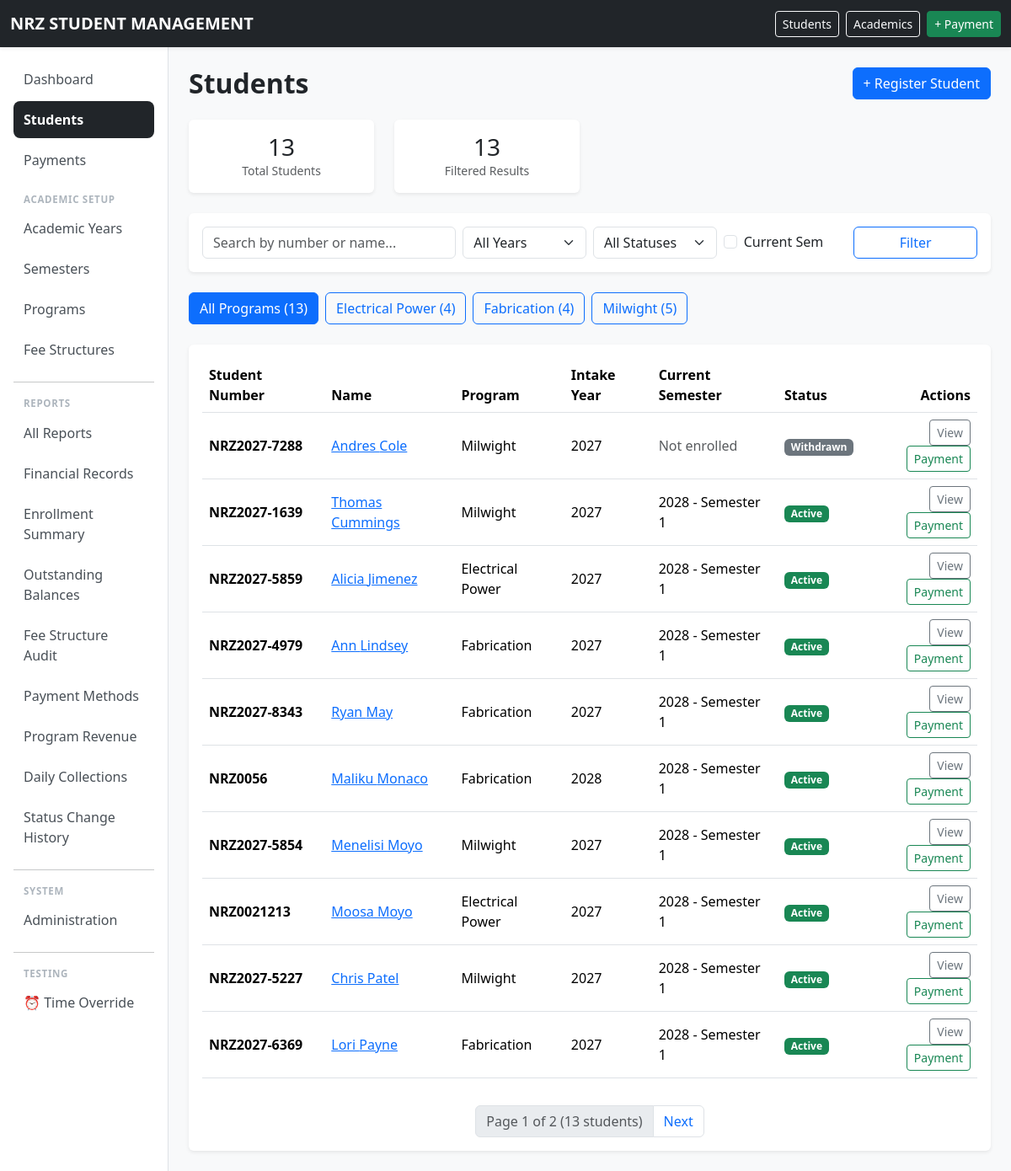
The app's page /students/ (signed in) with its own data.
### school/models.py (models this page shows, shortened)
class Program(models.Model):
    CATEGORY_CHOICES = [
        ("NC", "National Certificate"),
        ("NQ", "National Qualification"),
        ("OTHER", "Other"),
    ]
    code = models.CharField(
        max_length=30,
        unique=True,
    )
    name = models.CharField(
        max_length=150,
        unique=True,
    )
    description = models.TextField(
        blank=True,
    )
    duration_years = models.PositiveSmallIntegerField()
    category = models.CharField(
        max_length=10,
        choices=CATEGORY_CHOICES,
        default="OTHER",
    )
    active = models.BooleanField(
        default=True,
    )
    class Meta:
        ordering = ["name"]

class Student(models.Model):
    ACTIVE = "ACTIVE"
    DEFERRED = "DEFERRED"
    WITHDRAWN = "WITHDRAWN"
    COMPLETED = "COMPLETED"
    STATUS_CHOICES = [
        (ACTIVE, "Active"),
        (DEFERRED, "Deferred"),
        (WITHDRAWN, "Withdrawn"),
        (COMPLETED, "Completed"),
    ]
    student_number = models.CharField(
        max_length=30,
        unique=True,
    )
    first_name = models.CharField(
        max_length=100,
    )
    national_id = models.CharField(
        max_length=100,
    )
    last_name = models.CharField(
        max_length=100,
    )
    date_of_birth = models.DateField(
        null=True,
        blank=True,
    )
    gender = models.CharField(
        max_length=20,
        blank=True,
    )
    guardian_name = models.CharField(
        max_length=150,
        blank=True,
    )
    guardian_phone = models.CharField(
        max_length=30,
        blank=True,
    )
    student_phone = models.CharField(
        max_length=30,
        blank=True ,
    )
    address = models.TextField(
        blank=True,
    )
    program = models.ForeignKey(
        Program,
        on_delete=models.PROTECT,
        related_name="students",
    )
    intake_year = models.ForeignKey(
        AcademicYear,
        on_delete=models.PROTECT,
        related_name="students",
    )
    status = models.CharField(
        max_length=20,
        choices=STATUS_CHOICES,
        default=ACTIVE,
    )
    created_at = models.DateTimeField(
        auto_now_add=True,
    )
    class Meta:
        ordering = [
            "last_name",
            "first_name",
        ]
        permissions = [
            ("can_view_financial_reports", "Can view financial reports"),
            ("can_view_outstanding_reports", "Can view outstanding balances"),
            ("can_record_payments", "Can record payments"),
        ]
    def get_current_enrollment(self, today=None):
        from school.utils.time_utils import get_current_date
        today = today or get_current_date()
        enrollments = self.enrollments.filter(
            status=Enrollment.ACTIVE
        ).select_related('semester')
        for e in enrollments:
            if e.semester.start_date <= today <= e.semester.end_date:
                return e
        future = enrollments.filter(semester__start_date__gt=today).order_by('semester__start_date')
        if future.exists():
            return future.first()
        past = enrollments.order_by('-semester__end_date')
        return past.first() if past.exists() else None

class AcademicYear(models.Model):
    name = models.CharField(
        max_length=20,
        unique=True,
    )
    start_date = models.DateField()
    end_date = models.DateField()
    is_current = models.BooleanField(
        default=False,
    )
    class Meta:
        ordering = ["-name"]
        constraints = [
            models.UniqueConstraint(
                fields=["is_current"],
                condition=Q(is_current=True),
                name="only_one_current_academic_year",
            ),
        ]

class Enrollment(models.Model):
    ACTIVE = "ACTIVE"
    COMPLETED = "COMPLETED"
    DEFERRED = "DEFERRED"
    WITHDRAWN = "WITHDRAWN"
    STATUS_CHOICES = [
        (ACTIVE, "Active"),
        (COMPLETED, "Completed"),
        (DEFERRED, "Deferred"),
        (WITHDRAWN, "Withdrawn"),
    ]
    student = models.ForeignKey(
        Student,
        on_delete=models.PROTECT,
        related_name="enrollments",
    )
    program = models.ForeignKey(
        Program,
        on_delete=models.PROTECT,
        related_name="enrollments",
    )
    semester = models.ForeignKey(
        Semester,
        on_delete=models.PROTECT,
        related_name="enrollments",
    )
    year_level = models.PositiveSmallIntegerField()
    status = models.CharField(
        max_length=20,
        choices=STATUS_CHOICES,
        default=ACTIVE,
    )
    enrolled_at = models.DateTimeField(
        auto_now_add=True,
    )
    class Meta:
        ordering = ["-semester__academic_year__name", "-semester__number"]
        constraints = [
            models.UniqueConstraint(
                fields=["student", "semester"],
                name="student_can_only_enroll_once_per_semester",
            ),
        ]

class Semester(models.Model):
    PERIOD_CHOICES = [
        (1, "Semester Period 1"),
        (2, "Semester Period 2"),
    ]
    academic_year = models.ForeignKey(
        AcademicYear,
        on_delete=models.PROTECT,
        related_name="semesters",
    )
    number = models.PositiveSmallIntegerField(
        choices=PERIOD_CHOICES,
    )
    start_date = models.DateField()
    end_date = models.DateField()
    class Meta:
        ordering = ["-academic_year__name", "number"]
        constraints = [
            models.UniqueConstraint(
                fields=["academic_year", "number"],
                name="unique_semester_period_per_year",
            ),
        ]
    def __str__(self):
        return f"{self.academic_year.name} - Semester {self.number}"

### school/views.py (the view)
# urls.py: path("students/", views.student_list, name="student_list"),
@permission_required("school.view_student", raise_exception=True)
def student_list(request):
    query = request.GET.get("q", "").strip()
    status_filter = request.GET.get("status", "")
    program_filter = request.GET.get("program", "")
    intake_year_filter = request.GET.get("intake_year", "")
    current_semester_only = request.GET.get("current_semester", "")
    today = get_current_date()
    students = Student.objects.all()
    total_students = Student.objects.count()
    if query:
        students = students.filter(
            Q(student_number__icontains=query)
            | Q(first_name__icontains=query)
            | Q(last_name__icontains=query)
        )
    if program_filter:
        students = students.filter(program_id=program_filter)
    if status_filter:
        students = students.filter(status=status_filter.upper())
    if intake_year_filter:
        students = students.filter(intake_year_id=intake_year_filter)
    if current_semester_only:
        current_sem = Semester.objects.filter(
            start_date__lte=today, end_date__gte=today
        ).first()
        if current_sem:
            students = students.filter(enrollments__semester=current_sem)
    program_counts = Student.objects.values("program__id", "program__name").annotate(
        count=Count("id")
    ).order_by("program__name")
    intake_year_counts = Student.objects.values("intake_year__id", "intake_year__name").annotate(
        count=Count("id")
    ).order_by("-intake_year__name")
    status_counts = Student.objects.values("status").annotate(
        count=Count("id")
    ).order_by("status")
    students = students.select_related("program", "intake_year").prefetch_related(
        "enrollments__semester"
    )
    filtered_count = students.count()
    paginator = Paginator(students, 10)
    page_obj = paginator.get_page(request.GET.get("page"))
    return render(
        request,
        "school/student_list.html",
        {
            "total_students": total_students,
            "filtered_count": filtered_count,
            "page_obj": page_obj,
            "query": query,
            "status_filter": status_filter,
            "program_filter": program_filter,
            "intake_year_filter": intake_year_filter,
            "current_semester_only": current_semester_only,
            "status_choices": Student.STATUS_CHOICES,
            "program_counts": program_counts,
            "intake_year_counts": intake_year_counts,
            "status_counts": {s["status"]: s["count"] for s in status_counts},
            "today": today,
        },
    )

### school/context_processors.py (called while the page is built)
def time_override_enabled(request):
    return {
        'ENABLE_TIME_OVERRIDE': getattr(settings, 'ENABLE_TIME_OVERRIDE', False)
    }

### school/models.py (called while the page is built)
    @classmethod
    def get_frozen_time(cls):
        obj = cls.objects.first()
        return obj.frozen_datetime if obj else None

### school/utils/time_utils.py (called while the page is built)
def get_current_datetime():
    if getattr(settings, 'ENABLE_TIME_OVERRIDE', False):
        from school.models import TimeOverride
        frozen = TimeOverride.get_frozen_time()
        if frozen is not None:
            if timezone.is_naive(frozen):
                frozen = timezone.make_aware(frozen)
            return frozen
    return timezone.now()

def get_current_date():
    return get_current_datetime().date()

### templates/school/student_list.html (shortened to what this page needs)
{% extends "base.html" %}
{% load school_tags %}
{% block content %}
<div class="d-flex justify-content-between align-items-center mb-4">
    <h2 class="fw-bold mb-0">Students</h2>
    <a href="{% url 'student_create' %}" class="btn btn-primary">+ Register Student</a>
</div>
<div class="row mb-4">
    <div class="col-md-3">
        <div class="card border-0 shadow-sm text-center p-3">
            <h3 class="mb-0">{{ total_students }}</h3>
            <small class="text-muted">Total Students</small>
        </div>
    </div>
    <div class="col-md-3">
        <div class="card border-0 shadow-sm text-center p-3">
            <h3 class="mb-0">{{ filtered_count }}</h3>
            <small class="text-muted">Filtered Results</small>
        </div>
    </div>
</div>
<div class="card border-0 shadow-sm mb-4">
    <div class="card-body">
        <form method="get" class="row g-2 align-items-center">
            <div class="col-md-4">
                <input type="text" name="q" class="form-control" placeholder="Search by number or name..." value="{{ query }}">
            </div>
            <div class="col-md-2">
                <select name="intake_year" class="form-select" onchange="this.form.submit()">
                    <option value="">All Years</option>
                </select>
            </div>
            <div class="col-md-2">
                <select name="status" class="form-select" onchange="this.form.submit()">
                    <option value="">All Statuses</option>
                </select>
            </div>
            <div class="col-md-2">
                <div class="form-check">
                    <input class="form-check-input" type="checkbox" name="current_semester" value="1" id="id_current_semester" {% if current_semester_only %}checked{% endif %} onchange="this.form.submit()">
                    <label class="form-check-label" for="id_current_semester">Current Sem</label>
                </div>
            </div>
            <div class="col-md-2">
                <button type="submit" class="btn btn-outline-primary w-100">Filter</button>
            </div>
        </form>
    </div>
</div>
<div class="mb-4">
    <div class="d-flex flex-wrap gap-2">
        <a href="{% url 'student_list' %}" class="btn btn-outline-primary {% if not program_filter %}active{% endif %}">
            All Programs ({{ total_students }})
        </a>
        {% for p in program_counts %}
        <a href="?program={{ p.program__id }}&q={{ query }}&intake_year={{ intake_year_filter }}&status={{ status_filter }}"
           class="btn btn-outline-primary {% if program_filter == p.program__id|stringformat:"s" %}active{% endif %}">
            {{ p.program__name }} ({{ p.count }})
        </a>
        {% endfor %}
    </div>
</div>
<div class="card border-0 shadow-sm">
    <div class="card-body">
        <div class="table-responsive">
            <table class="table table-hover align-middle">
                <thead>
                    <tr>
                        <th>Student Number</th>
                        <th>Name</th>
                        <th>Program</th>
                        <th>Intake Year</th>
                        <th>Current Semester</th>
                        <th>Status</th>
                        <th class="text-end">Actions</th>
                    </tr>
                </thead>
                <tbody>
                    {% for student in page_obj %}
                    <tr>
                        <td class="fw-bold">{{ student.student_number }}</td>
                        <td>
                            <a href="{% url 'student_detail' student.pk %}">
                                {{ student.first_name }} {{ student.last_name }}
                            </a>
                        </td>
                        <td>{{ student.program.name }}</td>
                        <td>{{ student.intake_year.name }}</td>
                        <td>
                            {% with enrollment=student.get_current_enrollment %}
                                {% if enrollment %}
                                    {{ enrollment.semester }}
                                {% else %}
                                    <span class="text-muted">Not enrolled</span>
                                {% endif %}
                            {% endwith %}
                        </td>
                        <td>
                            {% if student.status == "ACTIVE" %}
                                <span class="badge text-bg-success">Active</span>
                            {% elif student.status == "DEFERRED" %}
                                <span class="badge text-bg-warning">Deferred</span>
                            {% elif student.status == "WITHDRAWN" %}
                                <span class="badge text-bg-secondary">Withdrawn</span>
                            {% elif student.status == "COMPLETED" %}
                                <span class="badge text-bg-primary">Completed</span>
                            {% endif %}
                        </td>
                        <td class="text-end">
                            <a href="{% url 'student_detail' student.pk %}" class="btn btn-sm btn-outline-secondary">
                                View
                            </a>
                            <a href="{% url 'payment_create' %}?student={{ student.pk }}" class="btn btn-sm btn-outline-success">
                                Payment
                            </a>
                        </td>
                    </tr>
                    {% endfor %}
                </tbody>
            </table>
        </div>
        {% if page_obj.paginator.num_pages > 1 %}
        <nav class="mt-3">
            <ul class="pagination justify-content-center mb-0">
                <li class="page-item disabled">
                    <span class="page-link">Page {{ page_obj.number }} of {{ page_obj.paginator.num_pages }} ({{ page_obj.paginator.count }} students)</span>
                </li>
                {% if page_obj.has_next %}
                    <li class="page-item">
                        <a class="page-link" href="?page={{ page_obj.next_page_number }}&q={{ query }}&status={{ status_filter }}&program={{ program_filter }}&intake_year={{ intake_year_filter }}&current_semester={{ current_semester_only }}">Next</a>
                    </li>
                {% endif %}
            </ul>
        </nav>
        {% endif %}
    </div>
</div>
{% endblock %}

### records on screen
Program: program__name "Electrical Power", count "4"
Program: program__name "Fabrication", count "4"
Program: program__name "Milwight", count "5"
Student: student_number "NRZ2027-7288", first_name "Andres", last_name "Cole", program.name "Milwight", intake_year.name "2027", shows "Not enrolled", status "Withdrawn"
Student: student_number "NRZ2027-1639", first_name "Thomas", last_name "Cummings", program.name "Milwight", intake_year.name "2027", get_current_enrollment.semester "2028 - Semester 1", status "Active"
Student: student_number "NRZ2027-5859", first_name "Alicia", last_name "Jimenez", program.name "Electrical Power", intake_year.name "2027", get_current_enrollment.semester "2028 - Semester 1", status "Active"
Student: student_number "NRZ2027-4979", first_name "Ann", last_name "Lindsey", program.name "Fabrication", intake_year.name "2027", get_current_enrollment.semester "2028 - Semester 1", status "Active"
Student: student_number "NRZ2027-8343", first_name "Ryan", last_name "May", program.name "Fabrication", intake_year.name "2027", get_current_enrollment.semester "2028 - Semester 1", status "Active"
Student: student_number "NRZ0056", first_name "Maliku", last_name "Monaco", program.name "Fabrication", intake_year.name "2028", get_current_enrollment.semester "2028 - Semester 1", status "Active"
Student: student_number "NRZ2027-5854", first_name "Menelisi", last_name "Moyo", program.name "Milwight", intake_year.name "2027", get_current_enrollment.semester "2028 - Semester 1", status "Active"
Student: student_number "NRZ0021213", first_name "Moosa", last_name "Moyo", program.name "Electrical Power", intake_year.name "2027", get_current_enrollment.semester "2028 - Semester 1", status "Active"
Student: student_number "NRZ2027-5227", first_name "Chris", last_name "Patel", program.name "Milwight", intake_year.name "2027", get_current_enrollment.semester "2028 - Semester 1", status "Active"
Student: student_number "NRZ2027-6369", first_name "Lori", last_name "Payne", program.name "Fabrication", intake_year.name "2027", get_current_enrollment.semester "2028 - Semester 1", status "Active"

### other values on screen
{{ total_students }} "13"
{{ filtered_count }} "13"
{{ page_obj.number }} "1"
{{ page_obj.paginator.num_pages }} "2"
{{ page_obj.paginator.count }} "13"
